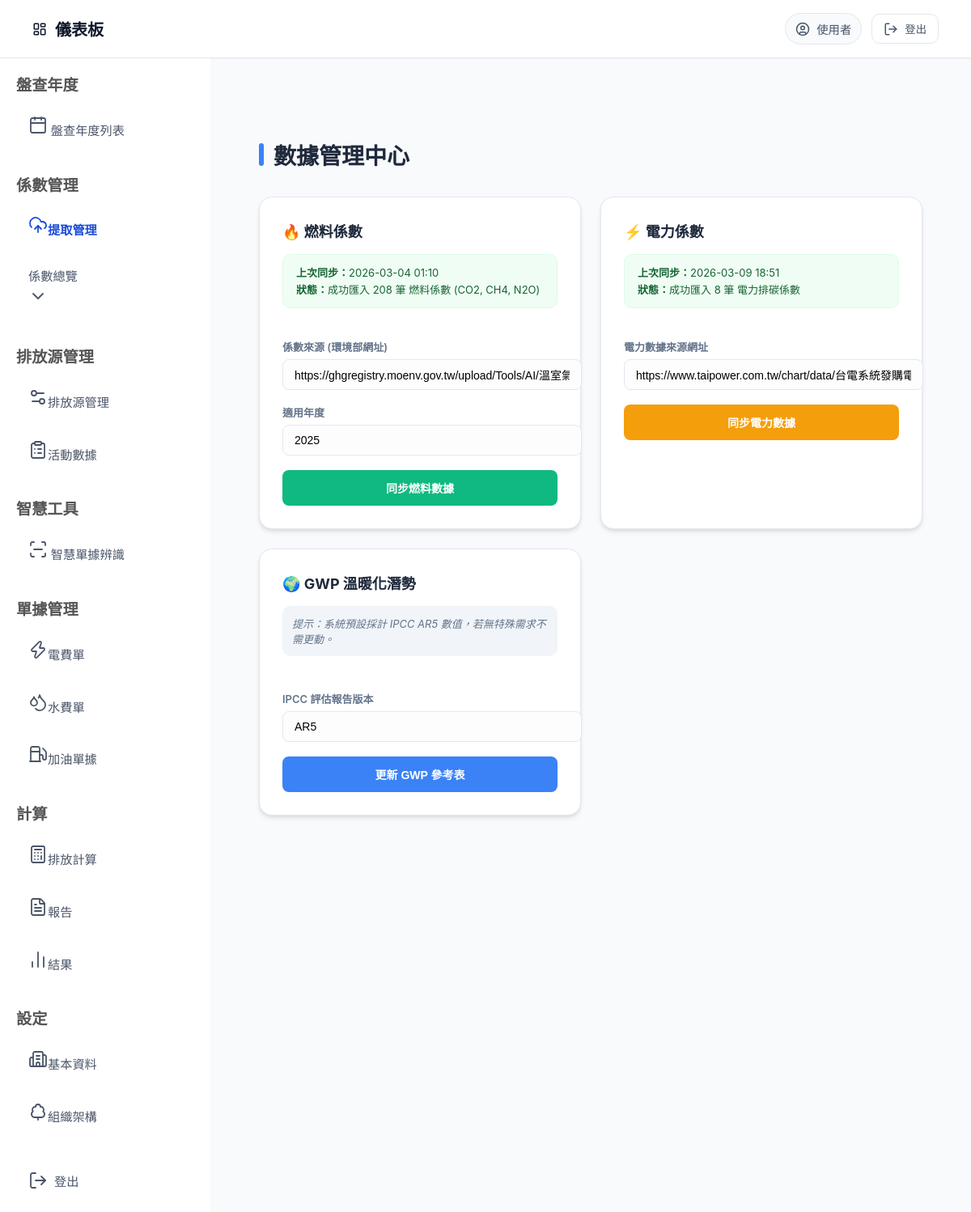
/etl/, run on the app's committed database.
### model.py (models this page shows)
class ETLStatus(SQLModel, table=True):
    id: Optional[int] = Field(default=None, primary_key=True)
    etl_type: str = Field(index=True)
    last_fetch_time: Optional[datetime] = None
    last_fetch_result: str = ""
    fetched_count: int = 0
    source_url: Optional[str] = None

### routers/etl_script.py (the view)
@router.get("/", response_class=HTMLResponse)
async def etl_page(request: Request):
    with Session(engine) as session:
        statuses = session.query(ETLStatus).all()
        status_map = {s.etl_type: s for s in statuses}
    return templates.TemplateResponse(
        "etl.html", {
            "request": request,
            "default_url": URL_REGISTRY,
            "status_map": status_map,
        }
    )

### templates/etl.html (shortened to what this page needs)
{% extends "base.html" %}
{% block content %}
<div class="etl-content-wrapper">
    <div class="etl-panel">
        <h1>數據管理中心</h1>
        <div class="etl-grid-container">
            <section class="etl-section">
                <h3>🔥 燃料係數</h3>
                <div class="etl-status-box">
                    {% if status_map and status_map.get('fuel') %}
                    <div class="etl-last-fetch">
                        <strong>上次同步：</strong>{{ status_map['fuel'].last_fetch_time.strftime('%Y-%m-%d %H:%M') if status_map['fuel'].last_fetch_time else '無紀錄' }}<br>
                        <strong>狀態：</strong>{{ status_map['fuel'].last_fetch_result }}
                    </div>
                    {% else %}
                    <div class="etl-status-empty">暫無同步紀錄</div>
                    {% endif %}
                </div>
                <form action="/etl/run" method="post">
                    <div class="form-group">
                        <label>係數來源 (環境部網址)</label>
                        <input name="excel_url" type="url" value="{{ default_url.fuel }}" placeholder="https://...">
                    </div>
                    <div class="form-group">
                        <label>適用年度</label>
                        <input name="year" type="number" value="2025">
                    </div>
                    <button type="submit" class="btn-fuel">同步燃料數據</button>
                </form>
            </section>
            <section class="etl-section">
                <h3>⚡ 電力係數</h3>
                <div class="etl-status-box">
                    {% if status_map and status_map.get('electricity') %}
                    <div class="etl-last-fetch">
                        <strong>上次同步：</strong>{{ status_map['electricity'].last_fetch_time.strftime('%Y-%m-%d %H:%M') if status_map['electricity'].last_fetch_time else '無紀錄' }}<br>
                        <strong>狀態：</strong>{{ status_map['electricity'].last_fetch_result }}
                    </div>
                    {% else %}
                    <div class="etl-status-empty">暫無同步紀錄</div>
                    {% endif %}
                </div>
                <form action="/etl/run" method="post">
                    <div class="form-group">
                        <label>電力數據來源網址</label>
                        <input name="excel_url" type="url" value="{{ default_url.electricity }}">
                    </div>
                    <button type="submit" class="btn-elec">同步電力數據</button>
                </form>
            </section>
            <section class="etl-section">
                <h3>🌍 GWP 溫暖化潛勢</h3>
                <div class="etl-status-box">
                    <div class="etl-status-empty" style="color: #64748b; background: #f1f5f9; padding: 12px; border-radius: 10px;">
                        提示：系統預設採計 IPCC AR5 數值，若無特殊需求不需更動。
                    </div>
                </div>
                <form action="/gwp/fetch" method="post">
                    <div class="form-group">
                        <label>IPCC 評估報告版本</label>
                        <input name="version" type="text" value="AR5" placeholder="例如: AR5, AR6">
                    </div>
                    <button type="submit" class="btn-gwp">更新 GWP 參考表</button>
                </form>
            </section>
        </div>
    </div>
</div>
{% endblock %}

### static/css/index.css (style rules this page uses)
body { margin: 0; font-family: "Noto Sans TC", "Inter", -apple-system, BlinkMacSystemFont, "Segoe UI", Roboto, "Helvetica Neue", Arial, sans-serif; background-color: #f8fafc; color: #334155; display: flex; flex-direction: column; min-height: 100vh; }
h1 { color: #2c3e50; margin-bottom: 20px; font-size: 2.8em; font-weight: 700; }

### templates/etl.html (style rules this page uses)
:root { --primary-bg: #f8fafc; --card-bg: #ffffff; --text-main: #1e293b; --text-muted: #64748b; --accent-green: #10b981; --accent-orange: #f59e0b; --accent-blue: #3b82f6; --border-color: #e2e8f0; --shadow: 0 4px 6px -1px rgba(0, 0, 0, 0.1), 0 2px 4px -1px rgba(0, 0, 0, 0.06); }
.etl-content-wrapper { font-family: "Inter", "Microsoft JhengHei", sans-serif; color: var(--text-main); padding: 40px 20px; background-color: var(--primary-bg); min-height: 100vh; }
.etl-panel { max-width: 1000px; margin: 0 auto; }
.etl-panel h1 { font-size: 28px; font-weight: 800; margin-bottom: 32px; color: var(--text-main); display: flex; align-items: center; gap: 12px; }
.etl-panel h1::before { content: ""; width: 6px; height: 28px; background: var(--accent-blue); border-radius: 3px; }
.etl-grid-container { display: grid; grid-template-columns: repeat(auto-fill, minmax(320px, 1fr)); gap: 24px; }
.etl-section { background: var(--card-bg); padding: 28px; border: 1px solid var(--border-color); border-radius: 16px; box-shadow: var(--shadow); display: flex; flex-direction: column; transition: all 0.3s cubic-bezier(0.4, 0, 0.2, 1); }
.etl-section h3 { font-size: 18px; margin: 0 0 16px 0; color: var(--text-main); font-weight: 700; }
.etl-status-box { min-height: 85px; margin-bottom: 20px; }
.etl-last-fetch { background: #f0fdf4; color: #166534; padding: 12px 16px; border-radius: 10px; font-size: 13px; line-height: 1.6; border: 1px solid #dcfce7; }
.etl-status-empty { color: var(--text-muted); font-size: 13px; font-style: italic; padding: 12px 0; }
.form-group { margin-bottom: 18px; }
.form-group label { display: block; margin-bottom: 6px; font-weight: 600; font-size: 13px; color: var(--text-muted); }
.etl-panel input { width: 100%; padding: 10px 14px; border: 1.5px solid var(--border-color); border-radius: 8px; font-size: 14px; transition: all 0.2s; background: #fdfdfd; }
.etl-panel button { width: 100%; padding: 12px; border: none; border-radius: 8px; cursor: pointer; font-size: 14px; font-weight: 600; margin-top: auto; transition: opacity 0.2s; }
.btn-fuel { background-color: var(--accent-green); color: white; }
.btn-elec { background-color: var(--accent-orange); color: white; }
.btn-gwp { background-color: var(--accent-blue); color: white; }

### data on the page
ETLStatus: fuel.last_fetch_time "2026-03-04 01:10", fuel.last_fetch_result "成功匯入 208 筆 燃料係數 (CO2, CH4, N2O)"
ETLStatus: electricity.last_fetch_time "2026-03-09 18:51", electricity.last_fetch_result "成功匯入 8 筆 電力排碳係數"

### other printed values
{{ request.session.get("username", "使用者") }} "使用者"
